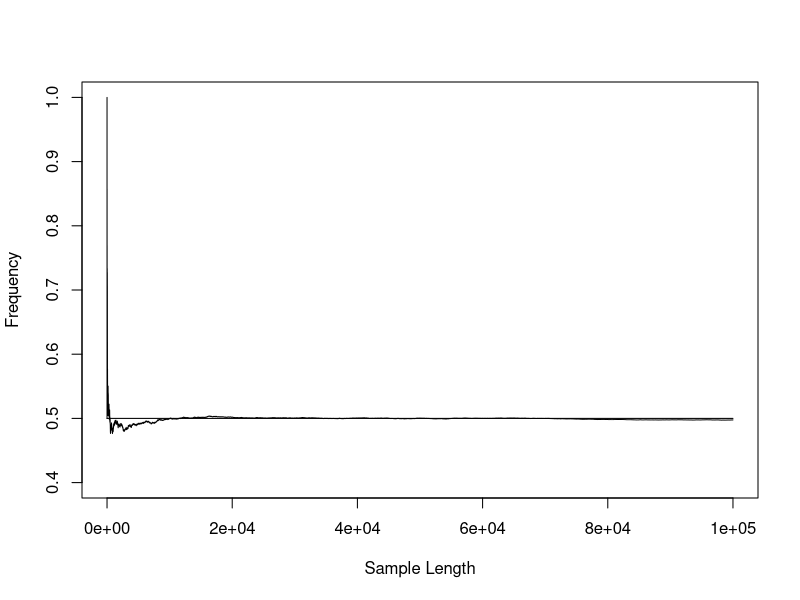
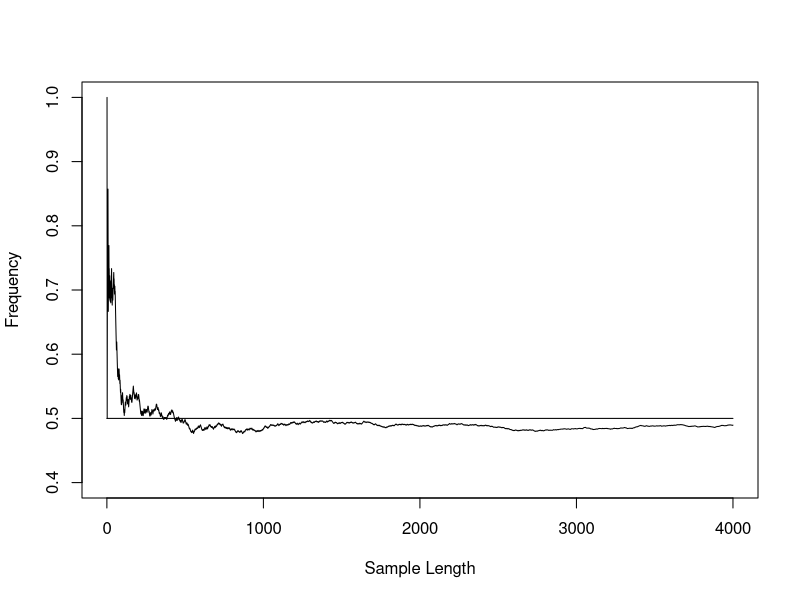
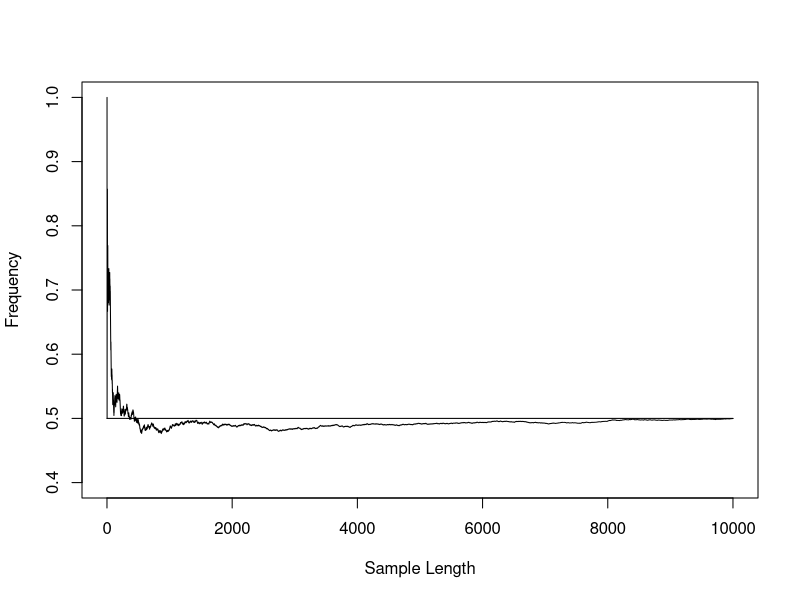
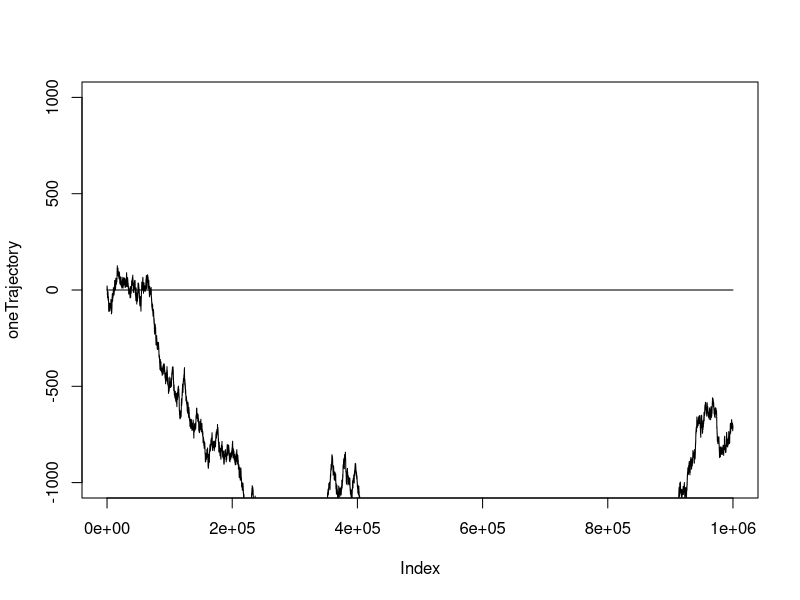
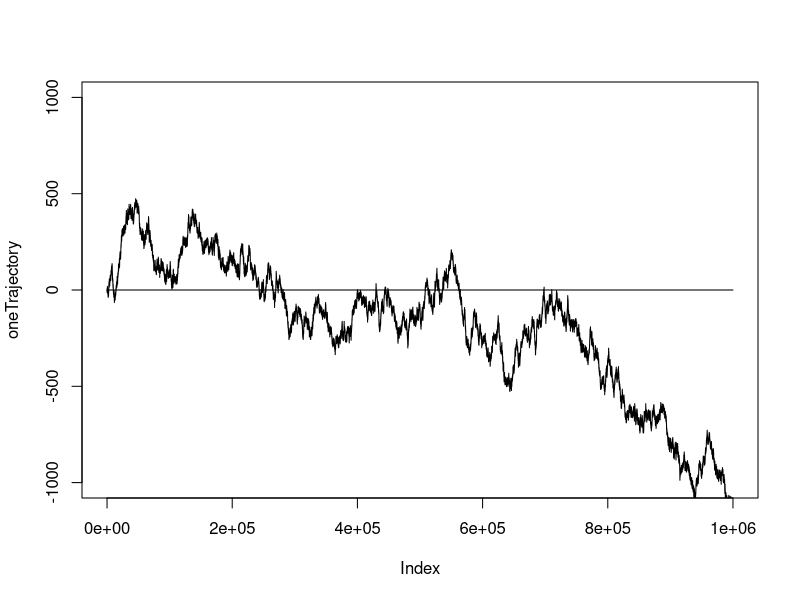
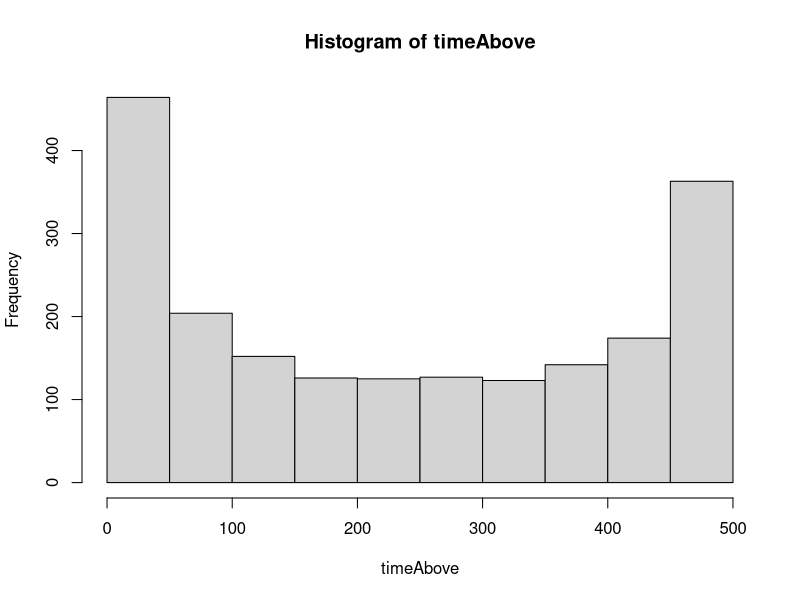

Source code (R) for these figures, in order:
## ---- chunk 1
set.seed(12345) # Use the seed for reproducibility
nFlips<-100000 # Set the number of flips to 100,000
Flips<-sample(0:1,nFlips,repl=T) #Simulate flips, i.e.sequence of 100,000 zeros (“Heads”) or ones (“Tails”) using function or rbinom(nFlips,1,.5) or (runif(nFlips)<.5)
## ---- chunk 2
Trajectory <- cumsum(Flips) # If Xi is an outcome number i of tossing a fair coin, i.e. Xi=1 if the outcome is “Tails” and Xi=0 if the outcome is “Heads”. The trajectory of number of tails in n coin tosses

freq <- Trajectory/(1:nFlips) #T/n for n from 1 to N

plot(1:length(freq),freq, ylim=c(.4,1),type="l",ylab="Frequency",xlab="Sample Length")
lines(c(0,nFlips),c(.5,.5)) # plot the frequency for 100000 flips

plot(1:4000,freq[1:4000], ylim=c(.4,1),type="l",ylab="Frequency",xlab="Sample Length") 
lines(c(0,4000),c(.5,.5)) # plot the frequency for 4000 flips

plot(1:10000,freq[1:10000], ylim=c(.4,1),type="l",ylab="Frequency",xlab="Sample Length") 
lines(c(0,10000),c(.5,.5)) # plot the frequency for 10000 flips

## ---- chunk 3
nFlips<-1000000; #Set the number of flips to 100,000
set.seed(12345) # Use the seed for reproducibility
Flips<-(sample(0:1,nFlips,repl=T)-.5)*2  #Simulate flips, i.e.sequence of 100,000 -0.5*2 (“Heads”) or 0.5*2 (“Tails”)
## ---- chunk 4
set.seed(12345) # Use the seed for reproducibility
altFlips<-sample(c(-1,1),nFlips,repl=T) #Simulate flips, i.e.sequence of 100,000 -1 (“Heads”) or 1 (“Tails”)

head(cbind(Flips,altFlips)) 
sum((Flips-altFlips)!=0) # put the orginal and alternative simulations together and compare if there is any difference
## ---- chunk 5
set.seed(12345) # Use the seed for reproducibility
sample.space <- c(1,-1) 
altFlips2 <- sample(sample.space, 
                size = nFlips, 
                replace = TRUE, 
                prob = c(0.5, 0.5)) #Simulate flips, i.e.sequence of 100,000 -1 (“Heads”) or 1 (“Tails”)

head(cbind(Flips,altFlips2))
sum((Flips-altFlips2)!=0) # put the orginal and alternative simulations together and compare if there is any difference
## ---- chunk 6
oneTrajectory<-cumsum(Flips) #The trajectory of number of tails in n coin tosses
plot(oneTrajectory, ylim=c(-1000,1000),type="l") 
lines(c(0,nFlips),c(0,0)) #plot of trajectory with upper and lower limit equal to -1000 and 1000 and a straight line on zero
## ---- chunk 7
nFlips<-1000000;
# set.seed(12345)
Flips<-(sample(0:1,nFlips,repl=T)-.5)*2
oneTrajectory<-cumsum(Flips)
plot(oneTrajectory, ylim=c(-1000,1000),type="l")
lines(c(0,nFlips),c(0,0))
## ---- chunk 8
set.seed(12345)
Flips<-(sample(0:1,nFlips,repl=T)-.5)*2

Trajectories2000by500<-t(apply(matrix(Flips,ncol=500),1,cumsum)) # set dimention of total 1000000 flips
dim(Trajectories2000by500) # check dimention of total 1000000 flips

(probability.less.than.5<-sum(abs(Trajectories2000by500[,500])<5)/2000) #Trajectories end less than 5 points away from zero 
 
(probability.greater.than.25<-sum(abs(Trajectories2000by500[,500])>=25)/2000) #Trajectories end more than 25 points away from zero 

## ---- chunk 9
timeAbove<-apply(Trajectories2000by500,1,function(z) sum(z>0))
hist(timeAbove) #histogram of 2000 trajectories of how long they stayed on positive side.
